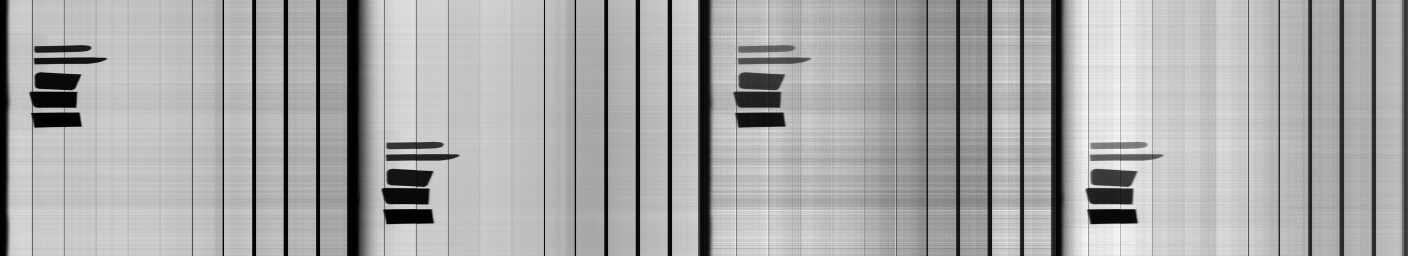
%> input picture organic 672line/a1/1.tif, 2816 x 512 px (shown at 1/2 size)
$ octave a1_d1u.m   (GNU Octave 9; MATLAB toolbox functions it lacks are replaced by stand-ins)
%> lines starting %> are read from the running program, lines starting %| are printed output that depends on the picture; in (x1, y1, x2, y2) boxes, pixels count from 0 and x2, y2 are one past the last pixel; in counts of white or black regions, pixels touching at a corner belong together; the program's own positions count from 1
% 02.05.2026
%
% Pb
% a1_d1u.m
% Чтение файла 1.tif размером 512 x 4*704
% Извлечение Detector 1 - размером 512 x 704
% Оставлены боковые 1:6 DM из 1:11 DM
% Совмещение по яркости боковых 1:6 DM, остается 512 x 342
%
% Выравнивание строк
%
%


close all
clear all

A1 = imread('1.tif');
%> A1 is the input picture: size 512x2816 uint16; min 2151, max 59717, mean 40226
A2 = im2double(A1);

sza1 = size(A2);  % 512 x 4*704
%> sza1 = [512 2816]
h1 = sza1(1);     % 512
%> h1 = 512

A3 = A2(1:h1, 0*704+1:1*704);  % Детектор 1

bok = 6;     % боковые, т.е. первые слева 1:6 DM
dm0 = 64; % Количество пикселей в DM, обычно 16*4 = 64
len0 = bok*dm0; % 6*64 = 384, Длина строки в пикселях

% [5 lines of commented-out code are left out]
A4 = A3(1:h1, 1:len0);

k1 = 2;
figure(k1), imshow(A4);  % первые 1:6 DM

%imwrite(A4, '5_4raw.jpg');


m1 = 2; % отсечь m1 пикселов с начала сенсора для боковых 1:6
n1 = 1; % отсечь n1 пикселов с конца сенсора для сенсоров 1:6

span = 5; % число пикселей при сглаживании по строкам,  z61a = smooth(z61, 5);
% Для сравнения на сглаженном DM берутся точки, отстоящие на 2 пикселя от края,
% т.к. span = 5, (span - 1)/2 = 2,
sp = (span - 1)/2;  % sp = 2;

m2 = 24; % отсечь m2 пикселов с начала, лента транспортера


if(0)
a4t = A4;
for t = 1:100:501;
  a4t(t, 1:len0) = 0;
end
k1 = 3;
figure(k1), imshow(a4t);  % Горизонтальные полоски через 100, чтобы опоределить h3, h4
end % if(0)


% Выделение области h3:h4 для совмещения DM вместо 1:h2
dh = 20;
h3 = 20;
h4 = h3 + dh;

hg = h3 + 10; % if(k==hg) plot()
gr1 = 0; % if(gr1) plot()    при вычислении e(1) - e(6)
ylim01 = [0.4 1];


a4h = A4;
a4h(h3, 1:len0) = 0;
a4h(h4, 1:len0) = 0;
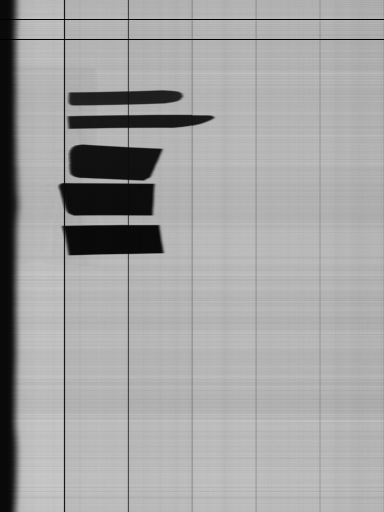
%> a4h: size 512x384 double; min 0, max 0.794, mean 0.64
k1 = 4;
figure(k1), imshow(a4h);  % Горизонтальные полоски h3, h4


% Усреднение для получения e(1) - e(6)

% h2 = 20; % столько верхних (первых) строк усредняется для получения e(1), если k = 1:h2

for k = h3:h4  % k = 1:h2  % 1:20

  % 1:6*64 = 384    % боковые, т.е. первые 1:6 DM
  a5(1:len0) = A4(k, 1:len0);
  % [7 lines of commented-out code are left out]
  a6 = reshape(a5, 64, 6);

  % m1 = 2; % отсечь m1 пикселов с начала сенсора для боковых 1:6
  x5 = 1+m1 : dm0; % 1+m1 : 64;
  for i = 1:bok % 1:6   % 1:11
%    y5(i, x5-m1) = i;
    z5(i, x5-m1) = a6(x5, i); % A2(3:64, 1:11);
  end

  if(gr1)
  k1 = 5;
  figure(k1), plot(0,0); % чтобы обновить график
%  figure(k1), plot(x5-m1, z5(1, x5-m1));
  figure(k1), hold on
  for i = 1:bok  % 1:6
    figure(k1), plot((i-1)*dm0 + x5-m1, z5(i, x5-m1));
  end
  figure(k1), hold off
  figure(k1), ylim([0 1]);
  end

  size5 = size(x5);
  sz5 = size5(2);  % 64 - m1 = 62
  dm1 = sz5;      % Длина в пикселях после отсечения m1 пикселей слева, 62

  % n1 = 1; % отсечь n1 пикселов с конца сенсора для сенсоров 1:6
  dm2 = dm1-n1;  % sz5-n1;    % Длина в пикселях после отсечения n1 пикселей справа, 61
  x6 = 1:dm2; % 1:61
  for i = 1:bok  % 1:6
%    y6(i, x6) = i;
    z6(i, x6) = z5(i, x6);
  end

  if(gr1)
  k1 = 6;
  figure(k1), plot(0,0); % чтобы обновить график
%  figure(k1), plot(x6, z6(1, x6));
  figure(k1), hold on
  for i = 1:bok  % 1:6
    figure(k1), plot((i-1)*dm0 + x6, z6(i, x6));
  end
  figure(k1), hold off
  figure(k1), ylim(ylim01);
  end


  if(k==hg)
  % Только z6 на графике без пробелов:   for i = 1:6
  k1 = 9;
  figure(k1), plot(0,0); % чтобы обновить график
%  figure(k1), plot(x6, z6(1, x6));
  figure(k1), hold on
  for i = 1:bok  % 1:6
    figure(k1), plot((i-1)*dm2 + x6, z6(i, x6));  % plot((i-1)*61 + x6, z6(i, x6));
  end
  figure(k1), hold off
  figure(k1), ylim(ylim01);
  end


for i = 1:6
  z60 = z6(i, x6);
  z60a = smooth(z60, span);
  z60b = z60a';
  z60c(i, x6) = z60b(x6);
end


if(gr1)
k1 = 100;
  figure(k1), plot(0,0); % чтобы обновить график
for i = 1:6
  figure(k1), hold on
  figure(k1), plot(x6 + (i-1)*dm2, z6(i, x6), '.', 'Color', 'r'); % DM 1
  figure(k1), plot(x6 + (i-1)*dm2, z60c(i, x6), 'b'); % сглаженный DM 1
  figure(k1), hold off
end
  figure(k1), ylim(ylim01);
end  % if(gr1)


% Коррекция строки
% Совмещение DM относительно DM z62
% Совмещение DM т.о. чтобы z72b(61 - 2) == z73b(1 + 2),
% где z62b = smooth(z62, 5), z63b = smooth(z63, 5)


% Совмещение DM относ. z60c(2, :), т.е. относ. DM 2

d12 = z60c(1, dm2-sp) / z60c(2, 1+sp);
d23 = z60c(2, dm2-sp) / z60c(3, 1+sp);
d34 = z60c(3, dm2-sp) / z60c(4, 1+sp);
d45 = z60c(4, dm2-sp) / z60c(5, 1+sp);
d56 = z60c(5, dm2-sp) / z60c(6, 1+sp);


% DM 1
%d1 = z62b(1+sp)/z61b(dm2-sp); % dm2 = 61, dm2-sp = 59
%d1 = 1/d12;
D(1, k) = 1/d12; % D(1, k) Массиву D присваивается размер 1:h4 вместо h3:h4
if(k == h4)    % if(k == h2)
  e(1) = mean(D(1, h3:h4));  % e(1) = mean(D(1, 1:h2));
end

% DM 2
%d2 = 1;   % Совмещение DM относительно z62b, поэтому d2 = 1
%d2 = 1;
D(2, k) = 1;
if(k == h4)
  e(2) = 1;
end

% DM 3
%d3 = z62b(dm2-sp)/z63b(1+sp);  % sp = (span-1)/2 = 2;
%d3 = d23;
D(3, k) = d23;
if(k == h4)
  e(3) = mean(D(3, h3:h4));
end

% DM 4
%d4 = d3 * z63b(dm2-sp) / z64b(1+sp);
%d4 = d23 * d34;
D(4, k) = d23 * d34;
if(k == h4)
  e(4) = mean(D(4, h3:h4));
end

% DM 5
%d5 = d4 * z64b(dm2-sp) / z65b(1+sp);
%d5 = d23 * d34 * d45;
D(5, k) = d23 * d34 * d45;
if(k == h4)
  e(5) = mean(D(5, h3:h4));
end

% DM 6
%d6 = d5 * z65b(dm2-sp) / z66b(1+sp);
%d6 = d23 * d34 * d45 * d56;
D(6, k) = d23 * d34 * d45 * d56;
if(k == h4)
  e(6) = mean(D(6, h3:h4));
end


end % for k = h3:h4   % for k = 1:h2
%> this loop made 21 passes
%> (d12, d23, d34, d45, d56) on passes 1 to 12: (1.05, 1.02, 0.989, 1, 1), (1.05, 1.02, 0.985, 1.01, 0.998), (1.05, 1.01, 0.989, 1.01, 0.998), (1.05, 1.02, 0.984, 1.01, 0.996), (1.05, 1.02, 0.987, 1.01, 0.998), (1.06, 1.02, 0.988, 1.01, 0.999), (1.06, 1.02, 0.986, 1.01, 0.998), (1.05, 1.02, 0.985, 1.01, 1), (1.06, 1.02, 0.987, 1.01, 0.998), (1.05, 1.02, 0.984, 1.01, 1), (1.05, 1.02, 0.984, 1.01, 0.998), (1.06, 1.02, 0.987, 1.01, 0.999)
%> after the loop, a5 = 384 values, max 0.733 at index 61, min 0.037 at index 4, mean 0.666; e = [0.949 1 1.02 1.01 1.01 1.01]; k1 = 9


gr2 = 1;  % Выводить или нет графики при создании массива строк

%h1 = 10;  % 256  % 512

for k = 1:h1

% Снова все сначала как для 1:h2

  a5(1:len0) = A4(k, 1:len0);

  % [5 lines of commented-out code are left out]
  a6 = reshape(a5, 64, 6);

  % m1 = 2; % отсечь m1 пикселов с начала сенсора для боковых 1:6
  x5 = 1+m1 : dm0; % 1+m1 : 64;
  for i = 1:bok % 1:6   % 1:11
    z5(i, x5-m1) = a6(x5, i); % A2(3:64, 1:11);
  end

  size5 = size(x5);
  sz5 = size5(2);  % 64 - m1 = 62
  dm1 = sz5;      % Длина в пикселях после отсечения m1 пикселей слева, 62

  % n1 = 1; % отсечь n1 пикселов с конца сенсора для сенсоров 1:6
  dm2 = dm1-n1;  % sz5-n1;    % Длина в пикселях после отсечения n1 пикселей справа, 61
  x6 = 1:dm2; % 1:61
  for i = 1:bok  % 1:6
    z6(i, x6) = z5(i, x6);
  end


  for i = 1:6
    z60 = z6(i, x6);
    z60a = smooth(z60, span);
    z60b = z60a';
    z60c(i, x6) = z60b(x6);
  end


  for i = 1:6
    z70(i, :)  = z6(i, :)   * e(i);
    z70b(i, :) = z60c(i, :) * e(i);
  end


if(gr2 && (k==hg))
k1 = 110;
  figure(k1), plot(0,0); % чтобы обновить график
figure(k1), hold on
for i = 1:6
  figure(k1), plot(x6 + (i-1)*dm2, z70(i, x6), '.', 'Color', 'r'); % DM 1
  figure(k1), plot(x6 + (i-1)*dm2, z70b(i, x6), 'b'); % сглаженный DM 1
end
figure(k1), hold off
figure(k1), ylim(ylim01);
end

row2 = cat(2, z70(1, :), z70(2, :), z70(3, :), z70(4, :), z70(5, :), z70(6, :));

len2 = bok*dm2;  % sz2 = bok*dm2;  % 6*61 = 366

row2a = row2;
for i = 1:len2  % 1:sz2
  if(row2a(i)<0) row2a(i) = 0; end
end

if(0) %if(gr2 && (k==hg))
k1 = 12;
figure(k1), plot(1:len2, row2a, '.', 'Color', 'r'); % 1:366
figure(k1), ylim(ylim01);
end

% m2 = 24; % отсечь m2 пикселов с начала, лента транспортера
len3 = len2 - m2;  % len3 = 366 - 24 = 342
for i = 1:len3  % 1:sz20   % 1:342
  r34(i) = row2a(m2+i);
end

r34s = smooth(r34, span);

%x2 = 1:len3;  % 1:sz20;
x2 = 0.001:0.001:len3/1000;  % /1000, чтобы коэф-ты полинома были намного больше 0
                             % не влияет на самый правый свободный член (коэф-т при степени 0)
p34 = polyfit(x2, r34, 2);
r34p = polyval(p34, x2);

R34(k, 1:len3) = r34(1:len3);
R34P(k, 1:len3) = r34p(1:len3);


end % for k = 1:h1
%> this loop made 512 passes
%> p34 on passes 1 to 12: [-0.777 0.264 0.681], [-0.727 0.265 0.695], [-0.747 0.231 0.676], [-0.758 0.273 0.69], [-0.783 0.242 0.688], [-0.771 0.256 0.691], [-0.752 0.241 0.688], [-0.725 0.24 0.686], [-0.766 0.257 0.692], [-0.746 0.258 0.693], [-0.747 0.242 0.702], [-0.757 0.251 0.692]
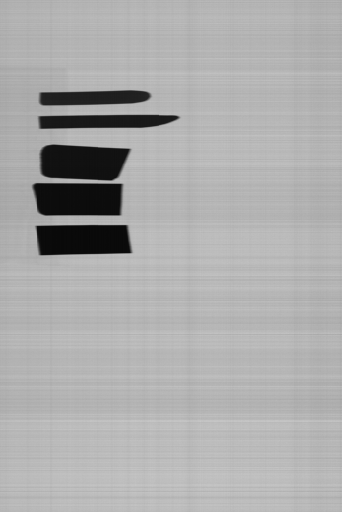
%> R34: size 512x342 double; min 0.0347, max 0.784, mean 0.674
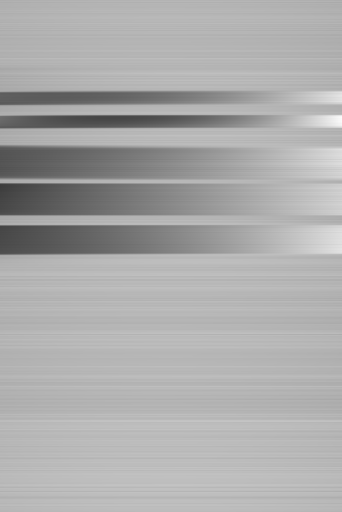
%> R34P: size 512x342 double; min 0.238, max 0.989, mean 0.674
%> after the loop, a5 = 384 values, max 0.762 at index 61, min 0.0372 at index 4, mean 0.692; r34 = 342 values, max 0.742 at index 178, min 0.697 at index 341, mean 0.726; row2a = 366 values, max 0.742 at index 202, min 0.0353 at index 2, mean 0.7


if(0)
% Изображение, чтобы показать границы между DM
t = dm2-m2:dm2:len3; % Границы между DM сейачс в таких координатах, dm2 = 61, m2 = 24, len3 = 342
R34t = R34;
R34t(1:h1, t) = 0; % h1 = 256
k1 = 13;
figure(k1), imshow(R34t);  % Границы между DM обозначены
end


k1 = 14;
figure(k1), imshow(R34);  % С совмещенными DM

% imwrite(R34, 'a3_d1c.bmp');


% Выравнивание строк

% из tif7_det4p_2.m

A34 = R34; % A2 в tif7_det4p_2.m

s1 = 330; % № строки для графика 22.

t1 = 31; t2 = 192; % t2 = 161; % столбцы, опр-ют свободное пространство
A34t = A34;
%A34t(s1, :) = 0;
%A34t(:, t1) = 0;
A34t(:, t2) = 0;
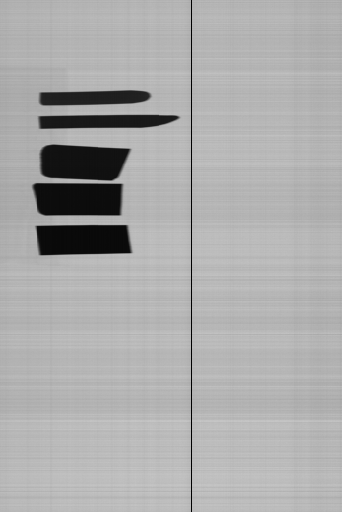
%> A34t: size 512x342 double; 0.29% of pixels changed, all inside (x1, y1, x2, y2) = (191, 0, 192, 512)

k1 = 22;
figure(k1), imshow(A34t);  % Детектор 1, усеченный до 512 x 342


gr3 = 0; % Выводить или нет графики при создании массива строк

%ylim01 = [0.4 1];
xlim01 = [1 len3]; % [1 342]
%> xlim01 = [1 342]


% dh = 20; % столько строк усредняется

A34h(1:dh, 1:len3) = A34(h3:h4-1, 1:len3); % A34(30:50-1, 1:342)

%for j = 1:len3  % 1:342
%   ma2(j) = mean(A34h(1:dh, j)); % Строка, средняя из 20-ти строк,  size(ma2) = 342
%end


for j = 1:len3  % 1:342
    ma1 = 0;
  for i = 1:dh
    ma1 = ma1 + A34h(i, j);
  end
    ma2(j) = ma1/dh;  % Строка, средняя из 20-ти строк,  size(ma2) = 342
end
%> after the loop, ma2 = 342 values, max 0.721 at index 151, min 0.678 at index 341, mean 0.705
% Получилось то же, что и   mean(A34h(1:dh, j));


%x2 = 1:len3;
x2 = 0.001:0.001:len3/1000;  % /1000, чтобы коэф-ты полинома были намного больше 0
%> x2 = 342 values from 0.001 to 0.342
                             % не влияет на самый правый свободный член (коэф-т при степени 0)
p34 = polyfit(x2, ma2, 2);
%> p34 = [-0.776 0.256 0.692]
r34p = polyval(p34, x2);     % парабола вдоль строки, средней из 20 строк, size(r34p) = 342
%> r34p = 342 values, max 0.713 at index 165, min 0.689 at index 342, mean 0.705

len4 = len3 - t2 + 1;
%> len4 = 151

ma4(1:len4) = ma2(t2:len3);  % кусок справа средней (из 20 строк) строки


x4 = 0.001:0.001:len4/1000;
%> x4 = 151 values from 0.001 to 0.151
p04 = polyfit(x4, ma4, 2);
%> p04 = [-1.92 0.124 0.709]
r04p = polyval(p04, x4);     % парабола средней (из 20 строк) строки
%> r04p = 151 values, max 0.711 at index 32, min 0.684 at index 151, mean 0.704


a50 = A34(s1, 1:len3);       % произвольная строка s1 только для графика (через Pb)
%> a50 = 342 values, max 0.723 at index 136, min 0.674 at index 341, mean 0.705
a50v(1:len4) = a50(t2:len3); % только светлая часть строки

p50v = polyfit(x4, a50v, 2);
%> p50v = [-1.68 0.0983 0.708]
r50v = polyval(p50v, x4);    % парабола светлой части строки s1
%> r50v = 151 values, max 0.71 at index 29, min 0.685 at index 151, mean 0.703


k1 = 23;
%figure(k1), plot(a2(1,:)-0.1, '.r');
figure(k1), hold on
%figure(k1), plot(ma2-0.1, 'b');  % вся базовая строка 1:342
%figure(k1), plot(r34p-0.1, 'r'); % аппрокс. всей базовой строки 1:342
figure(k1), plot((t2:len3), ma2(t2:len3), 'b'); % среднее из верхних 20-ти строк
figure(k1), plot((t2:len3), r04p(1:len4), 'r'); % парабола
%figure(k1), plot(a50 - 0.1, 'b');   % вся строка 1:342, проходящая через Pb
figure(k1), plot((t2:len3), a50v(1:len4), 'g'); % светлый кусок строки 1:192, проходящей через Pb
figure(k1), plot((t2:len3), r50v(1:len4), 'Color', [0.8 0.5 0]);  % аппрокс. светлого куска строки
figure(k1), hold off
figure(k1), ylim(ylim01);
figure(k1), xlim(xlim01);
%> after `xlim(xlim01)`:
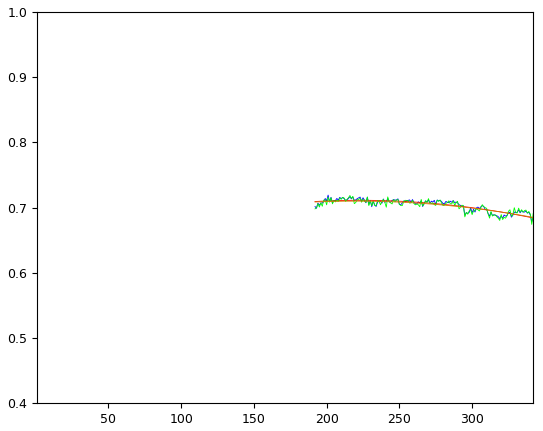
%> figure redrawn from the program's plot data; curve peaks at x = 201, y = 0.719; curve peaks at x = 223, y = 0.711; curve peaks at x = 216, y = 0.719; curve peaks at x = 220, y = 0.71


for k = 1:h1
  A50(k, 1:len3) = A34(k, 1:len3); % все строки
  A50v(1:len4) = A50(k, t2:len3);  % только светлые части строк

  P50v = polyfit(x4, A50v, 2);
  R50v = polyval(P50v, x4);        % парабола светлой части одной строки
  R50w(k, 1:len4) = R50v(1:len4);  % параболы светлых частей всех строк
end
%> this loop made 512 passes
%> P50v on passes 1 to 3: [-1.97 0.144 0.699], [-1.9 0.156 0.715], [-2 0.128 0.689]
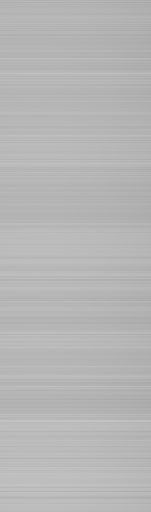
%> R50w: size 512x151 double; min 0.656, max 0.771, mean 0.716
%> after the loop, A50v = 151 values, max 0.74 at index 10, min 0.697 at index 150, mean 0.724

k1 = 24;
figure(k1), imshow(R50w); % параболы (аппроксимации) справа

r04q(1:h1) = r04p(1); % число - 1-й элемент среднего из 20-ти строк

k1 = 25;
figure(k1), hold on
figure(k1), plot(1:h1, r04q(1:h1), 'k'); % Прямая - среднее из 20-ти строк
figure(k1), plot(1:h1, R50w(1:h1, 1), 'r'); % первый элемент параболы (аппроксимации) каждой строки
figure(k1), hold off
figure(k1), ylim(ylim01);
%> after `ylim(ylim01)`:
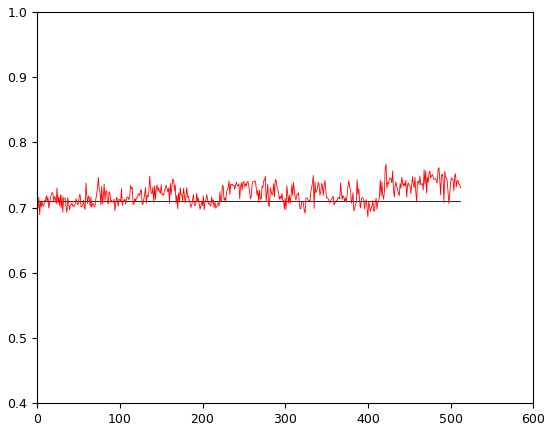
%> figure redrawn from the program's plot data; curve peaks at x = 422, y = 0.766


for k = 1:h1  % 1:512
  dRP(k) = r04p(1) ./ R50w(k, 1);
end
%> after the loop, dRP = 512 values, max 1.03 at index 400, min 0.926 at index 422, mean 0.985

for k = 1:h1  % 1:512
  RD1(k, 1:len3) = A34(k, 1:len3) .* dRP(k);  % Выровненный Detector 1, слева 1:6
end

k1 = 26;
figure(k1), imshow(RD1);  % Выровненный Detector 1, слева 1:6


% [7 lines of commented-out code are left out]


if(0)
% Среднее из верхних 20-ти строк - такое же, как светлый кусок строки ?
% Это кажется из-за вертикальных темных строк.
k1 = 30;
figure(k1), hold on
figure(k1), plot((t2:len3), ma2(t2:len3), 'b'); % среднее из верхних 20-ти строк
figure(k1), plot((t2:len3), A34(s1+1, t2:len3), 'g'); % светлый кусок строки 1:192, проходящей через Pb
figure(k1), hold off
end
